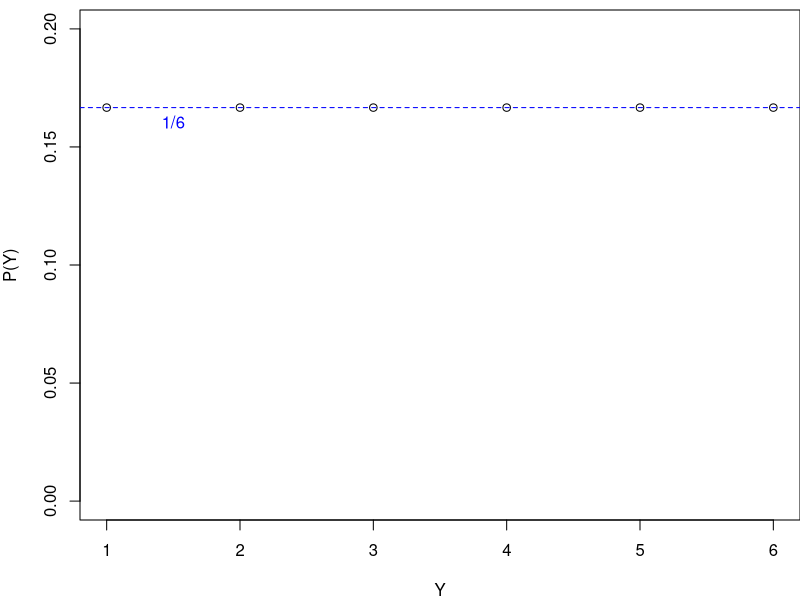
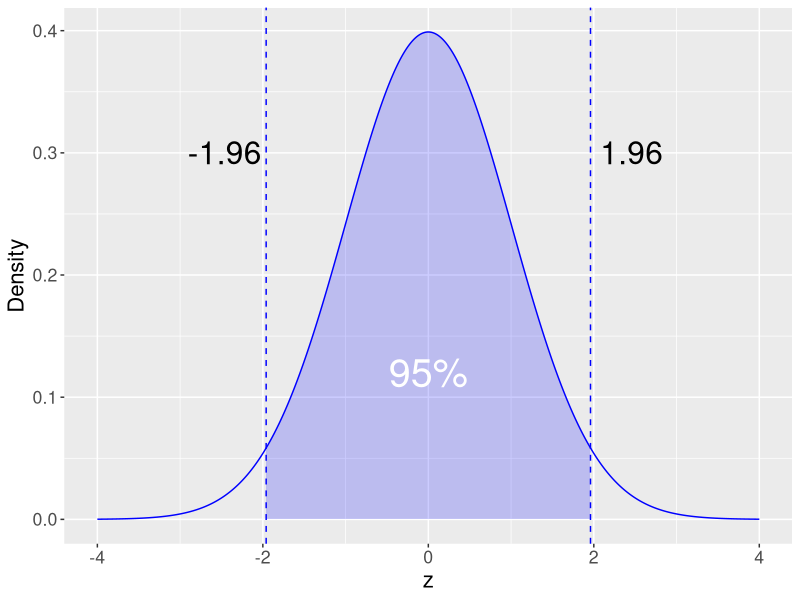
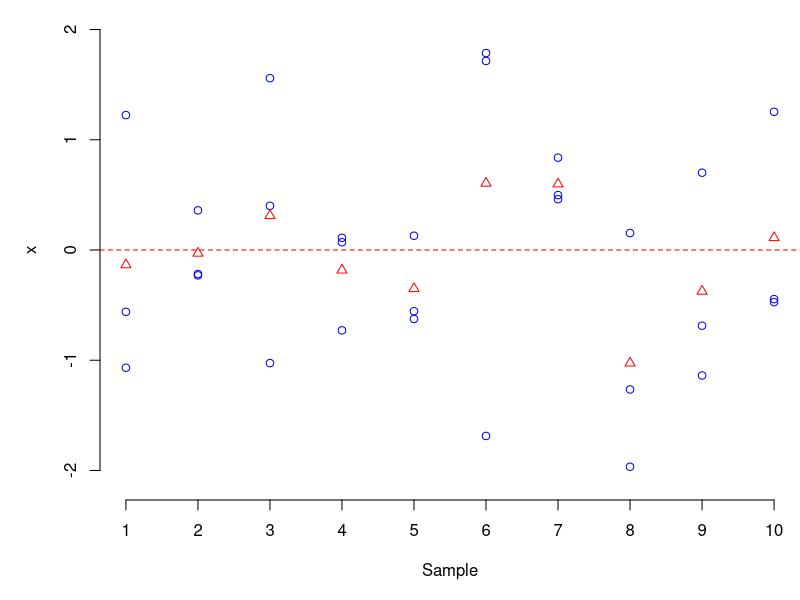
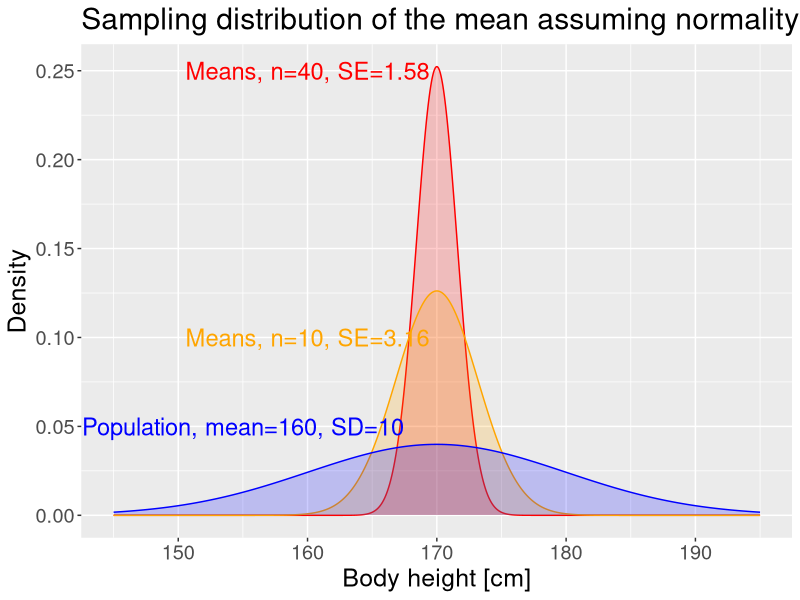
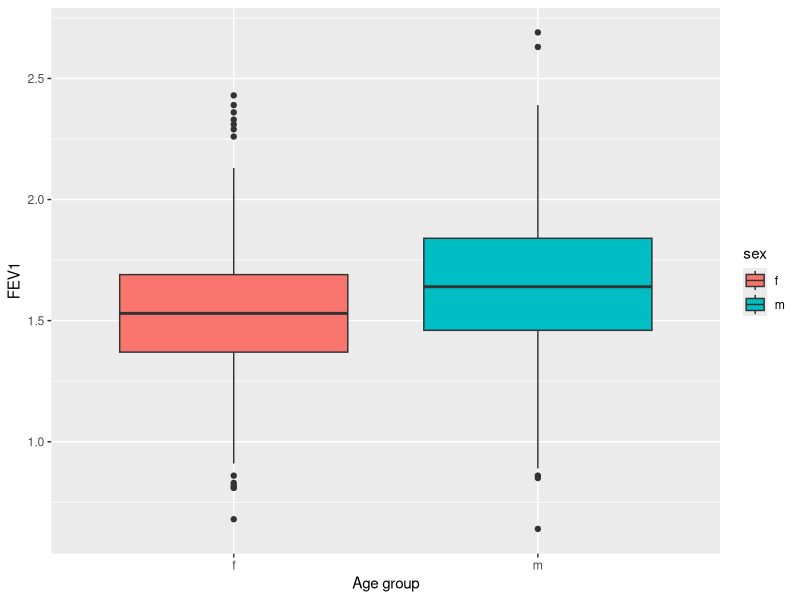
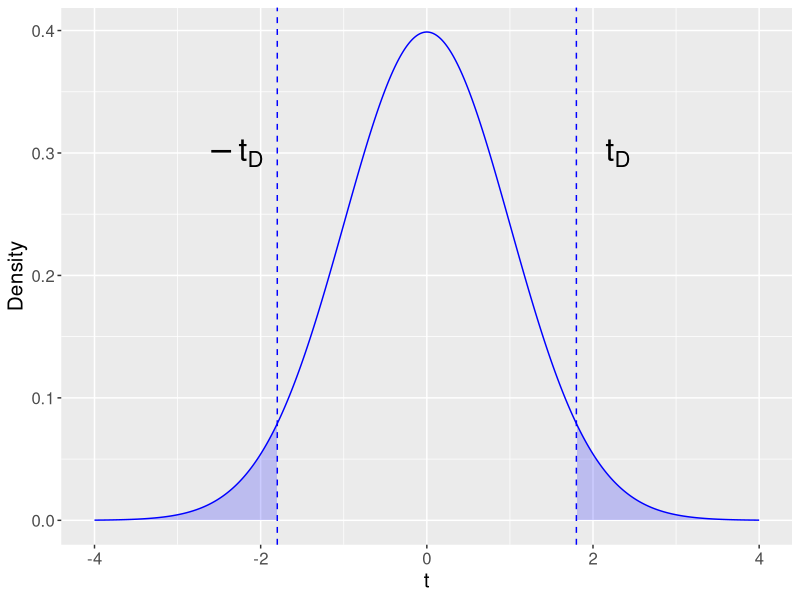
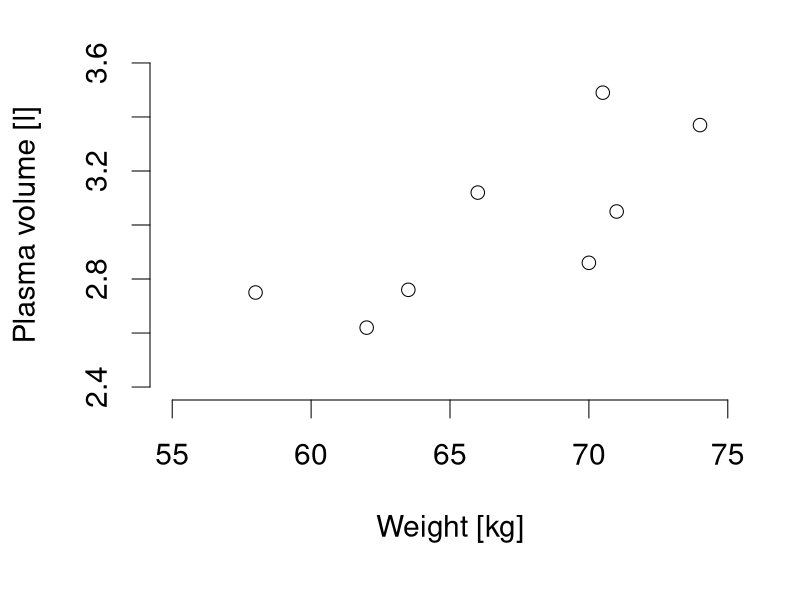
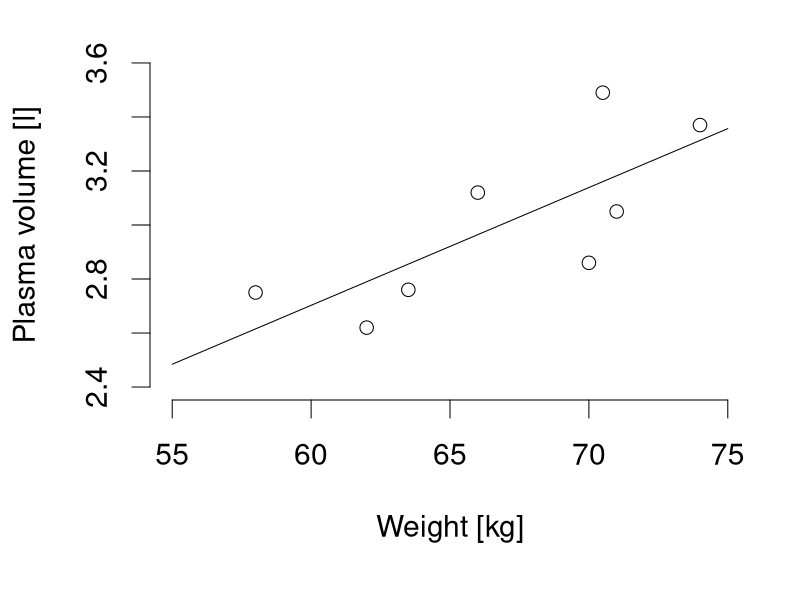

These charts were generated, in order, by the following R code:
## ---- chunk 1
library(tidyverse)
library(ggplot2)
library(knitr)
## ---- chunk 2
par(mai=c(0.8,0.8,0.1,0))
plot(1:6,rep(1/6,6), xlab="Y", ylab="P(Y)", ylim=c(0,0.2))
abline(h=1/6, lty=2, col="blue")
text(1.5,1/6,"1/6", pos=1, col="blue", cex=1)
## ---- chunk 3
#| echo: true
#| eval: true
# Using z transformation and standard normal
z<-(180-171.5)/(6.5)
1-pnorm(z)
# or
pnorm(z, lower.tail = FALSE)
# or directly using the distribution of X
1-pnorm(180, mean=171.5, sd=6.5)
## ---- chunk 4
#| echo: true
#| eval: true
qnorm(c(0.95, 0.975, 0.995))
## ---- chunk 5
#| echo: false
#| eval: true
limitRange <- function(fun, min=-Inf, max=Inf) {
  function(x) {
    y <- fun(x)
    y[x < min  |  x > max] <- NA
    return(y)
  }
}

z<-qnorm(0.975)
ggplot() + 
  stat_function(fun = dnorm, color="blue", n=1000) +  
  geom_vline(xintercept = z, linetype="dashed", color ="blue") +
  geom_vline(xintercept = -z, linetype="dashed", color ="blue") +
  stat_function(fun = limitRange(dnorm, min=-z,max=z), geom = "area", fill = "blue", alpha = 0.2, n=1000) + 
  xlim(-4,4) + ylab("Density") + xlab("z") +
  geom_text(aes(label="1.96", x=z+0.5,y=0.3), size=8) + 
  geom_text(aes(label="-1.96", x=-z-0.5,y=0.3), size=8) + 
  geom_text(aes(label="95%", x=0,y=0.12), size=10, color="white") + 
  theme(text = element_text(size=16))
## ---- chunk 6
set.seed(123)
dat <-data.frame(Stichprobe=rep(1:10,3),x=rnorm(30))
par(mai = c(1, 1, 0, 0))
plot(dat$Stichprobe,dat$x, col="blue", xlab="Sample", ylab="x", ylim=c(-2.1,2.1), xaxt="n", bty="n")
axis(1, at = 1:10)
points(1:10,tapply(dat$x,as.factor(dat$Stichprobe), mean), pch=2,col="red")
abline(h=0,lty=2,col="red")
## ---- chunk 7
#|echo: false
#|eval: true
#|fig.align: "center"
mean<-170
sd<-10
normdist<-function(x){dnorm(x,mean=mean, sd=sd)}
tmean<-mean

ggplot() + 
  stat_function(fun = dnorm, args=list(mean=mean, sd=sd/sqrt(40)), color="red", n=1000) +  
  stat_function(fun = dnorm, args=list(mean=mean, sd=sd/sqrt(40)), geom = "area", fill = "red", alpha = 0.2, n=1000) + 
  stat_function(fun = dnorm, args=list(mean=mean, sd=sd/sqrt(10)), color="orange", n=1000) +  
  stat_function(fun = dnorm, args=list(mean=mean, sd=sd/sqrt(10)), geom = "area", fill = "orange", alpha = 0.2, n=1000) + 
  stat_function(fun = dnorm, args=list(mean=mean, sd=sd), color="blue", n=1000) +  
  stat_function(fun = dnorm, args=list(mean=mean, sd=sd), geom = "area", fill = "blue", alpha = 0.2, n=1000) + 
  xlim(mean-2.5*sd,mean+2.5*sd) + ylab("Density") + xlab("Body height [cm]") + 
  geom_text(aes(label="Population, mean=160, SD=10", x=155,y=.05), size=6, color="blue") + 
  geom_text(aes(label="Means, n=10, SE=3.16", x=160,y=.1), size=6, color="orange") + 
  geom_text(aes(label="Means, n=40, SE=1.58", x=160,y=.25), size=6, color="red") + 
  ggtitle(label="Sampling distribution of the mean assuming normality") +
  theme(text = element_text(size=18))

## ---- chunk 8
#| echo: true
#| eval: true
library(tidyverse)
data <- read_csv("data/perulung_ems.csv")
data
## ---- chunk 9
#| echo: true
#| eval: true
data<- data |> mutate(id=as.integer(id), 
                sex = factor(sex, levels=c(0,1), labels=c("f","m")), 
                respsymptoms=factor(respsymptoms, levels=c(0,1), labels=c("no","yes")), 
                asthma_hist=factor(asthma_hist))
data
## ---- chunk 10
#| echo: true
#| eval: true
tbl_fev1 <- data  %>% 
  group_by(sex) %>%
  summarise(n=n(), mean=mean(fev1), sd=sd(fev1))
tbl_fev1
## ---- chunk 11
#| echo: true
#| eval: true
ggplot(data, aes(x=sex, y=fev1, fill=sex)) + 
  geom_boxplot() + 
  xlab("Age group") + 
  ylab("FEV1") 
## ---- chunk 12
#| echo: true
#| eval: true
tbl_fev1$SE <-tbl_fev1$sd/sqrt(tbl_fev1$n)
tbl_fev1$CI_lb<-tbl_fev1$mean - qt(0.975,tbl_fev1$n-1)*tbl_fev1$SE
tbl_fev1$CI_ub<-tbl_fev1$mean + qt(0.975,tbl_fev1$n-1)*tbl_fev1$SE
print(tbl_fev1, digits=3)
## ---- chunk 13
#|echo: false
#|eval: true
#|out.width: 80%
#|fig.align: "center"
t<-1.8

ggplot() + 
  stat_function(fun = function(x){dt(x,df=618)}, color="blue", n=1000) +  
  stat_function(fun = limitRange(dnorm, min=t), geom = "area", fill = "blue", alpha = 0.2, n=1000) + 
  stat_function(fun = limitRange(dnorm, max=-t), geom = "area", fill = "blue", alpha = 0.2, n=1000) + 
  xlim(-4,4) + ylab("Density") + xlab("t") + 
  geom_vline(xintercept = t, linetype="dashed", color ="blue") +
  geom_vline(xintercept = -t, linetype="dashed", color ="blue") +
  geom_text(aes(label="t[D]", x=t+0.5,y=0.3),parse=T, size=8) + 
  geom_text(aes(label="-t[D]", x=-t-0.5,y=0.3),parse=T, size=8) + 
  theme(text = element_text(size=15))
## ---- chunk 14
#| echo: true
#| eval: true
t.test(fev1~sex, data=data)
## ---- chunk 15
data<-read.table("data/plasvol.csv",header=TRUE,sep=";")
#names(data)<-c("ID","Gewicht [kg]", "Plasmavolumen [l]")
kable(data)
## ---- chunk 16
#| echo: false
#| eval: true
par(cex=1.8,mai=c(2,1.5,0.5,0.5))
plot(data[,2],data[,3],bty="n",xlab="Weight [kg]" ,ylab="Plasma volume [l]", ylim=c(2.4,3.6),xlim=c(55,75))
## ---- chunk 17
#| echo: false
#| eval: true
par(cex=1.8,mai=c(2,1.5,0.5,0.5))
plot(data[,2],data[,3],bty="n",xlab="Weight [kg]" ,ylab="Plasma volume [l]", ylim=c(2.4,3.6),xlim=c(55,75))
dat<-data[,2:3]
names(dat)<-c("w","v")
reg<-lm(v~w, data=dat)
w<-c(55,75)
v<-predict(reg,newdata=data.frame(w))
lines(x=w,y=v)

## ---- chunk 18
#| echo: false
#| eval: true
par(cex=1.8,mai=c(2,1.5,0.5,0.5))
plot(data[,2],data[,3],bty="n",xlab="Weight [kg]" ,ylab="Plasma volume [l]", ylim=c(2.4,3.6),xlim=c(55,75))
abline(h=mean(data[,3]),lty=2,lwd=1.5, col="blue")
abline(v=mean(data[,2]),lty=2,lwd=1.5, col="blue")
text(70,3.2,lab="+ +", col="blue")
text(63,3.2,lab="- +", col="blue")
text(63,2.8,lab="- -", col="blue")
text(70,2.8,lab="+ -", col="blue")
text(67,2.5,lab=expression(bar("x")), col="blue", pos=2)
text(55,3.0,lab=expression(bar("y")), col="blue", pos=1)
## ---- chunk 19
#| echo: true
#| eval: true
cor(dat$v,dat$w)
